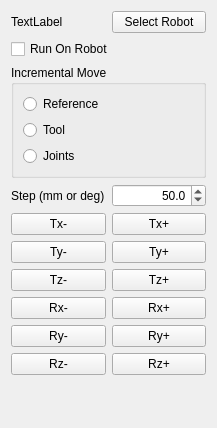
<?xml version="1.0" encoding="UTF-8"?>
<ui version="4.0">
 <class>FormRobotPilot</class>
 <widget class="QWidget" name="FormRobotPilot">
  <property name="geometry">
   <rect>
    <x>0</x>
    <y>0</y>
    <width>217</width>
    <height>428</height>
   </rect>
  </property>
  <property name="windowTitle">
   <string>Form</string>
  </property>
  <layout class="QVBoxLayout" name="verticalLayout_2">
   <item>
    <layout class="QHBoxLayout" name="horizontalLayout">
     <item>
      <widget class="QLabel" name="lblRobot">
       <property name="text">
        <string>TextLabel</string>
       </property>
      </widget>
     </item>
     <item>
      <widget class="QPushButton" name="btnSelectRobot">
       <property name="text">
        <string>Select Robot</string>
       </property>
      </widget>
     </item>
    </layout>
   </item>
   <item>
    <widget class="QCheckBox" name="chkRunOnRobot">
     <property name="text">
      <string>Run On Robot</string>
     </property>
    </widget>
   </item>
   <item>
    <widget class="QGroupBox" name="groupBox_2">
     <property name="title">
      <string>Incremental Move</string>
     </property>
     <layout class="QVBoxLayout" name="verticalLayout">
      <item>
       <widget class="QRadioButton" name="radCartesianReference">
        <property name="text">
         <string>Reference</string>
        </property>
       </widget>
      </item>
      <item>
       <widget class="QRadioButton" name="radCartesianTool">
        <property name="text">
         <string>Tool</string>
        </property>
       </widget>
      </item>
      <item>
       <widget class="QRadioButton" name="radJoints">
        <property name="text">
         <string>Joints</string>
        </property>
       </widget>
      </item>
     </layout>
    </widget>
   </item>
   <item>
    <layout class="QHBoxLayout" name="horizontalLayout_4">
     <item>
      <widget class="QLabel" name="label_4">
       <property name="text">
        <string>Step (mm or deg)</string>
       </property>
      </widget>
     </item>
     <item>
      <widget class="QDoubleSpinBox" name="spnStep">
       <property name="alignment">
        <set>Qt::AlignRight|Qt::AlignTrailing|Qt::AlignVCenter</set>
       </property>
       <property name="decimals">
        <number>1</number>
       </property>
       <property name="maximum">
        <double>1000.000000000000000</double>
       </property>
       <property name="singleStep">
        <double>5.000000000000000</double>
       </property>
       <property name="value">
        <double>50.000000000000000</double>
       </property>
      </widget>
     </item>
    </layout>
   </item>
   <item>
    <layout class="QGridLayout" name="gridLayout">
     <item row="0" column="0">
      <widget class="QPushButton" name="btnTXn">
       <property name="text">
        <string>Tx-</string>
       </property>
      </widget>
     </item>
     <item row="0" column="1">
      <widget class="QPushButton" name="btnTXp">
       <property name="text">
        <string>Tx+</string>
       </property>
      </widget>
     </item>
     <item row="1" column="0">
      <widget class="QPushButton" name="btnTYn">
       <property name="text">
        <string>Ty-</string>
       </property>
      </widget>
     </item>
     <item row="1" column="1">
      <widget class="QPushButton" name="btnTYp">
       <property name="text">
        <string>Ty+</string>
       </property>
      </widget>
     </item>
     <item row="2" column="0">
      <widget class="QPushButton" name="btnTZn">
       <property name="text">
        <string>Tz-</string>
       </property>
      </widget>
     </item>
     <item row="2" column="1">
      <widget class="QPushButton" name="btnTZp">
       <property name="text">
        <string>Tz+</string>
       </property>
      </widget>
     </item>
     <item row="3" column="0">
      <widget class="QPushButton" name="btnRXn">
       <property name="text">
        <string>Rx-</string>
       </property>
      </widget>
     </item>
     <item row="3" column="1">
      <widget class="QPushButton" name="btnRXp">
       <property name="text">
        <string>Rx+</string>
       </property>
      </widget>
     </item>
     <item row="4" column="0">
      <widget class="QPushButton" name="btnRYn">
       <property name="text">
        <string>Ry-</string>
       </property>
      </widget>
     </item>
     <item row="4" column="1">
      <widget class="QPushButton" name="btnRYp">
       <property name="text">
        <string>Ry+</string>
       </property>
      </widget>
     </item>
     <item row="5" column="0">
      <widget class="QPushButton" name="btnRZn">
       <property name="text">
        <string>Rz-</string>
       </property>
      </widget>
     </item>
     <item row="5" column="1">
      <widget class="QPushButton" name="btnRZp">
       <property name="text">
        <string>Rz+</string>
       </property>
      </widget>
     </item>
    </layout>
   </item>
   <item>
    <spacer name="verticalSpacer">
     <property name="orientation">
      <enum>Qt::Vertical</enum>
     </property>
     <property name="sizeType">
      <enum>QSizePolicy::MinimumExpanding</enum>
     </property>
     <property name="sizeHint" stdset="0">
      <size>
       <width>20</width>
       <height>5</height>
      </size>
     </property>
    </spacer>
   </item>
  </layout>
 </widget>
 <resources/>
 <connections/>
</ui>
